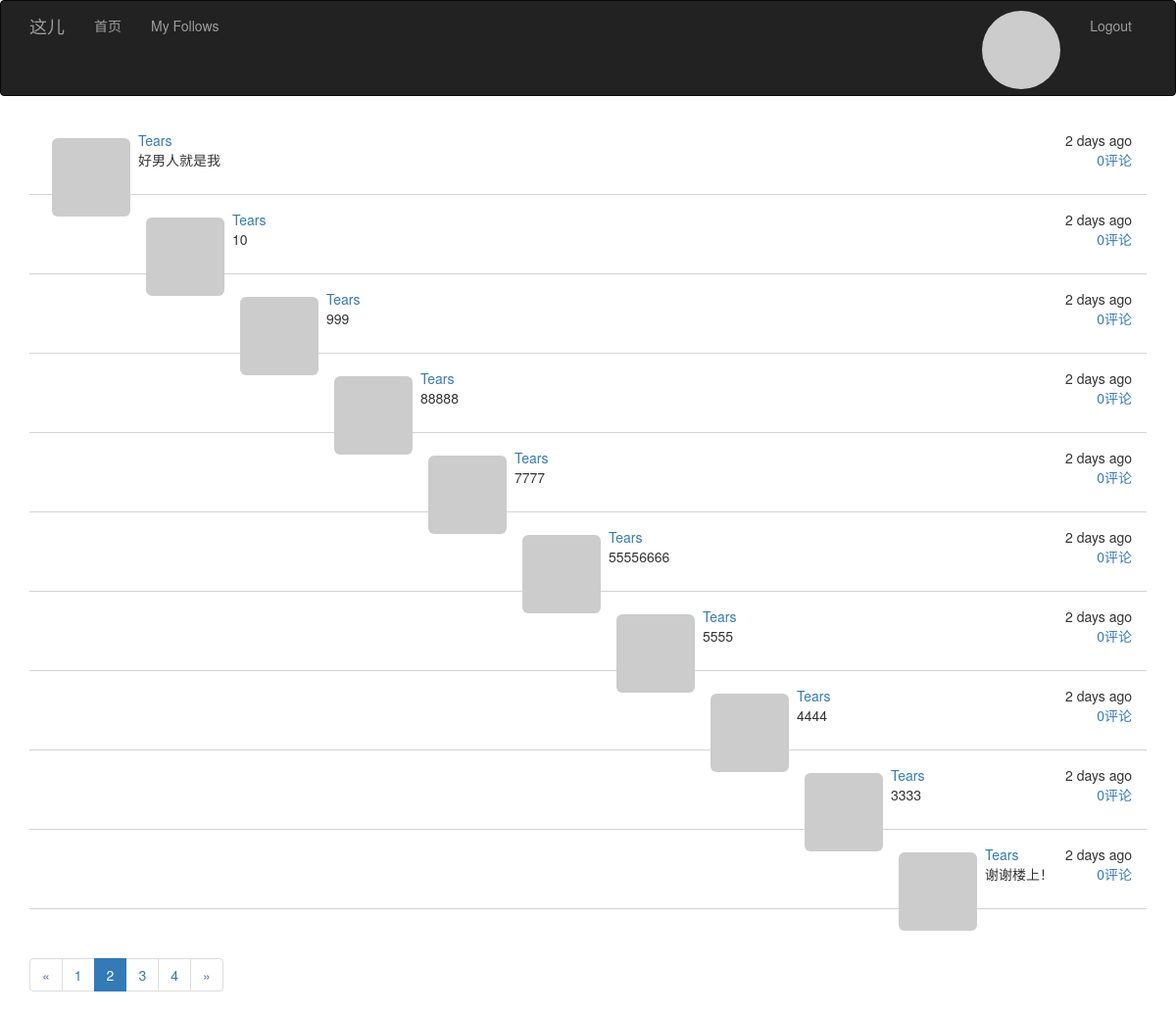
Page /followed_post?page=2 (signed in) on the committed database.
### app/models.py (models this page shows, shortened)
class Post(db.Model):
    __tablename__ = 'posts'
    id = db.Column(db.Integer, primary_key=True)
    body = db.Column(db.Text)
    body_html = db.Column(db.Text)
    timestamp = db.Column(db.DateTime, index=True, default=datetime.utcnow)
    author_id = db.Column(db.Integer, db.ForeignKey('users.id'))
    post_type = db.Column(db.Integer, default=PostType.POST)
    parent_post_id = db.Column(db.Integer, db.ForeignKey('posts.id'))
    disabled = db.Column(db.Boolean, default=True)
    comments = db.relationship('Post', foreign_keys=[parent_post_id],
                               backref=db.backref('parent_post',
                                                  lazy='joined', remote_side=[id]),
                               cascade='all,delete-orphan',
                               lazy='dynamic'
                               )

class User(UserMixin, db.Model):
    __tablename__ = 'users'
    id = db.Column(db.Integer, primary_key=True)
    email = db.Column(db.String(64), unique=True, index=True)
    username = db.Column(db.String(64), unique=True, index=True)
    password_hash = db.Column(db.String(128))
    confirmed = db.Column(db.Boolean, default=False)
    role_id = db.Column(db.Integer, db.ForeignKey('roles.id'))
    posts = db.relationship('Post', backref='author', lazy='dynamic')
    location = db.Column(db.String(64))
    about_me = db.Column(db.Text())
    member_since = db.Column(db.DateTime(), default=datetime.utcnow)
    last_seen = db.Column(db.DateTime(), default=datetime.utcnow)
    avatar = db.Column(db.String(128))
    followed = db.relationship('Follow', foreign_keys=[Follow.follower_id],
                               backref=db.backref('follower', lazy='joined'),
                               lazy='dynamic', cascade='all, delete-orphan')
    followers = db.relationship('Follow', foreign_keys=[Follow.followed_id],
                                backref=db.backref('followed', lazy='joined'),
                                lazy='dynamic', cascade='all, delete-orphan')
    @property
    def followed_posts(self):
        return Post.query.join(Follow, Follow.followed_id == Post.author_id) \
            .filter(Follow.follower_id == self.id)
    def getAvatar(self, size=100, default='identicon', rating='g'):
        if request.is_secure:
            url = "https://secure.gravatar.com/avatar"
        else:
            url = 'http://www.gravatar.com/avatar'
        hash = self.avatar or hashlib.md5(self.email.encode('utf-8')).hexdigest()
        return '{url}/{hash}?s={size}&d={default}&r={rating}'.format(
            url=url, hash=hash, default=default, rating=rating, size=size)
    @property
    def password(self):
        raise AttributeError('password is not readable attribute')

### app/main/views.py (the view)
@main.route('/followed_post')
@login_required
def followed_posts():
    user = current_user
    page = request.args.get('page', 1, type=int)
    pagination = user.followed_posts.order_by(Post.timestamp.desc()) \
        .paginate(page, per_page=current_app.config['POSTS_PER_PAGE'], error_out=False)
    posts = pagination.items
    return render_template('followed_posts.html', endpoint='.followed_posts', user=user, pagination=pagination,
                           posts=posts)

### app/main/__init__.py (called while the page is built)
@main.app_context_processor
def inject_permissions():
    return dict(Permission=Permission)

### app/models.py (called while the page is built)
@login_manager.user_loader
def load_user(user_id):
    return User.query.get(int(user_id))

### app/templates/followed_posts.html (shortened to what this page needs)
{% extends "bootstrap_base.html" %}
{% import "bootstrap/wtf.html" as wtf %}
{% import "message.html" as message %}
{% block head %}{{ super() }}
{% endblock %}
{% block content %}
<div class="container">
    {% include '_posts.html' %}
    {% import '_posts.html' as posts%}
    {{posts.pagination_widget(pagination,endpoint)}}
</div>
{% endblock %}

### app/templates/_posts.html
<ul class="posts">
    {% for post in posts %}
    {% if post and post.author %}
    <li>
        <div class="post-thumbnail">
            <a href="{{url_for('.user',id=post.author.id)}}">
                <img src="{{ post.author.getAvatar(size=40) }}"
                     class="img-rounded profile-thumbnail"/></a>
        </div>
        <div class="post-date">{{ moment(post.timestamp).fromNow()}}</div>
        <div class="post-author"><a href="{{url_for('.user',id=post.author.id)}}">
            {{ post.author.username}}</a></div>
        <div class="post-body">
            <span class="pull-right" style="margin-left:30px"><a href="{{url_for('.post',id=post.id)}}">{{post.comments.count()}}评论</a></span>
            {% if post.body_html %}
            {{ post.body_html| safe}}
            {% else %}
            {{ post.body }}
            {% endif %}
        </div>
    </li>
    {% endif %}
    {% endfor %}
</ul>
{% macro pagination_widget(pagination,endpoint) %}
<nav aria-label="Page navigation">
    <ul class="pagination">
        <li {% if not pagination.has_prev %} class="disabled" {% endif%}>
            <a href="{% if pagination.has_prev %}{{url_for(endpoint,page=pagination.page-1,**kwargs)}}
             {%else%}#{% endif%}" aria-label="Previous">
                <span aria-hidden="true">&laquo;</span>
            </a>
        </li>
        {% for p in pagination.iter_pages()%}
        {%if p == pagination.page %}
        <li class="active"><a href="{{url_for(endpoint,page=p,**kwargs)}}">{{p}}</a>
        </li>
        {% elif p %}
        <li><a href="{{url_for(endpoint,page=p,**kwargs)}}">{{p}}</a>
        </li>
        {% else %}
        <li class="disabled"><a href="{{url_for(endpoint,page=p,**kwargs)}}">...</a>
        </li>
        {% endif%}
        {% endfor %}
        <li {% if not pagination.has_next %} class="disabled" {% endif%}>
            <a href="{% if pagination.has_next %}{{url_for(endpoint,page=pagination.page+1,**kwargs)}}
             {%else%}#{% endif%}" aria-label="Next">
                <span aria-hidden="true">&raquo;</span>
            </a>
        </li>
    </ul>
</nav>
{% endmacro %}

### app/static/style.css (style rules this page uses)
* { -webkit-font-smoothing: antialiased; }
ul.posts { padding:0px; font-family:Gibson,Helvetica Neue,HelveticaNeue,Helvetica,Arial,sans-serif; }
ul.posts li , ul.follows li, ul.comments li { list-style-type:none; padding:15px; border-bottom:1px lightgray solid; }
ul> li> .post-date { float:right; }
ul> li >.post-thumbnail { float:left; padding:8px }

### rows in the picture
Post: timestamp "2 days ago", author.username "Tears", comments.count "0", body_html "好男人就是我"
Post: timestamp "2 days ago", author.username "Tears", comments.count "0", body_html "10"
Post: timestamp "2 days ago", author.username "Tears", comments.count "0", body_html "999"
Post: timestamp "2 days ago", author.username "Tears", comments.count "0", body_html "88888"
Post: timestamp "2 days ago", author.username "Tears", comments.count "0", body_html "7777"
Post: timestamp "2 days ago", author.username "Tears", comments.count "0", body_html "55556666"
Post: timestamp "2 days ago", author.username "Tears", comments.count "0", body_html "5555"
Post: timestamp "2 days ago", author.username "Tears", comments.count "0", body_html "4444"
Post: timestamp "2 days ago", author.username "Tears", comments.count "0", body_html "3333"
Post: timestamp "2 days ago", author.username "Tears", comments.count "0", body_html "谢谢楼上！"

### other values in the picture
{{ p }} "1" "3" "4"
{{ p }} "2"
